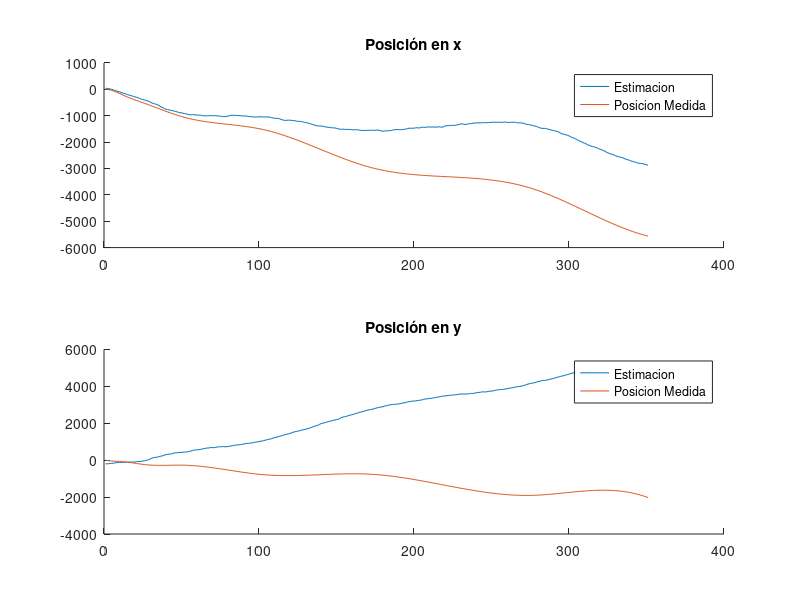
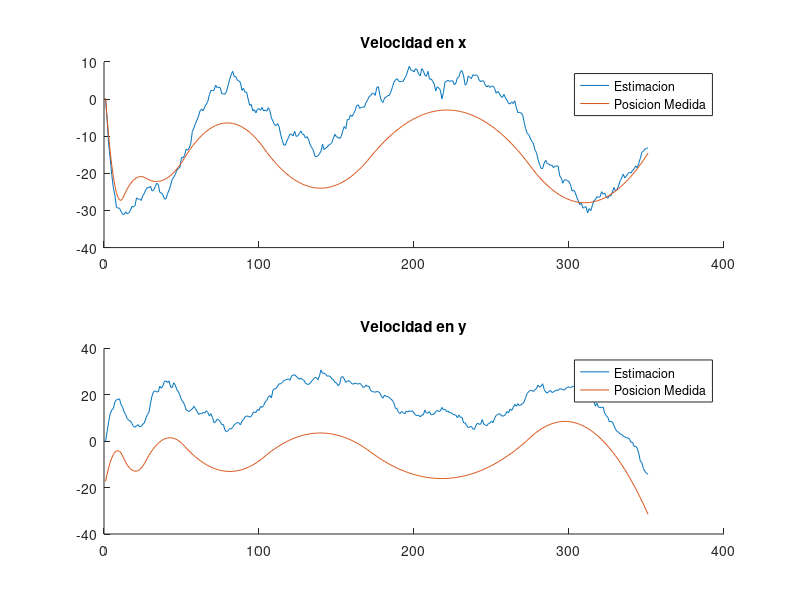
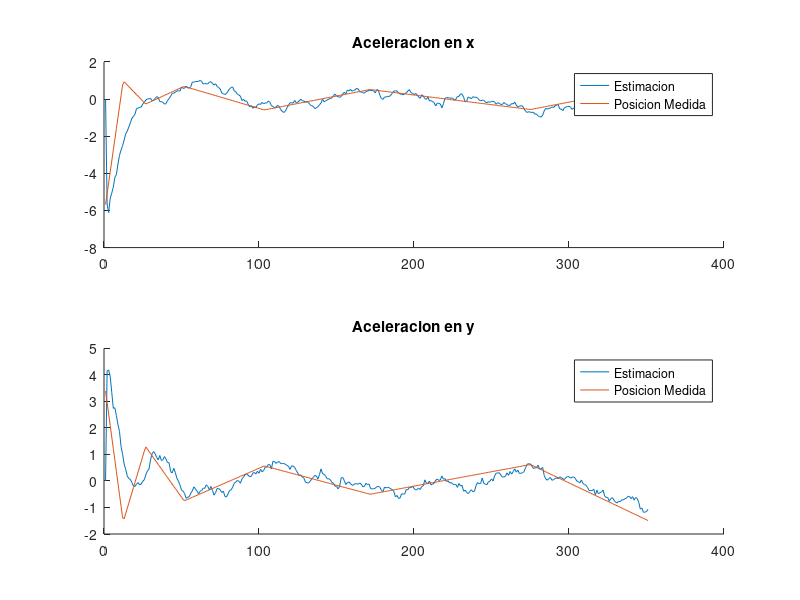
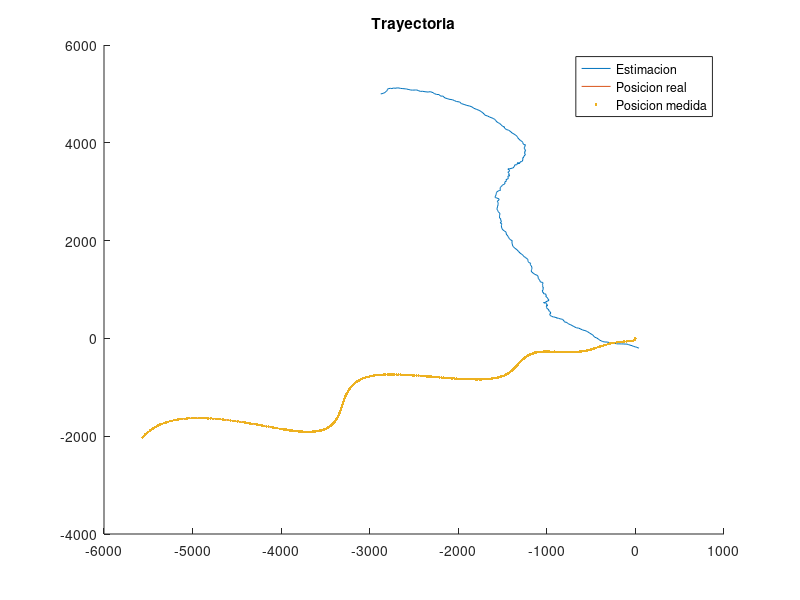

Here is the MATLAB script that generated these plots, in order:
clear all
close all
clc

load('tp3_kalman.mat');
%%%%%%%%%%%%%%%%%%%%%%%%%%%%%%%%%%%%%%%%%%%%%%%%%%%%%%%%%%%%%%%%%%%%%%%%%%%

%toEvaluate= 'position';
%toEvaluate= 'velocity';
toEvaluate= 'aceleration';
%toEvaluate= 'position and velocity';

%Auxiliares
I = [1,0;0,1];
O = zeros(size(I));
O_6 =[O,O,O;O,O,O;O,O,O];
final = length(p) ;
Xsave = [];
E = [];

%Parametros del modelo continuo
sigma_a_dot = 10^-1 ;
q = sigma_a_dot^2*I;
Q = [O,O,O;O,O,O;O,O,q]; %Cov ruido de proceso
A=[O,I,O;O,O,I;O,O,O];

sigma_p = sqrt(100);
sigma_v = sqrt(10);
sigma_a = sqrt(1);

if (strcmp(toEvaluate,'position'))
    C=[I,O,O];
    R = diag([sigma_p^2 sigma_p^2]);
end
if (strcmp(toEvaluate,'velocity'))
  	C=[O,I,O];
    R = diag([sigma_v^2 sigma_v^2]);
end
if (strcmp(toEvaluate,'aceleration'))
  	C=[O,O,I];
    R = diag([sigma_a^2 sigma_a^2]);
end
% if (strcmp(toEvaluate,'position and velocity'))
%   	C=[I,O,O;O,I,O];
%     R = diag([sigma_p^2 sigma_p^2 sigma_v^2 sigma_v^2]);
%  
% end
etha = mvnrnd(zeros(length(R),1),R,final)';

%Discretizacion
%h=1;
Ad = expm(A*h);
Qd = [q*h^5/20,q*h^4/8,q*h^3/6;q*h^4/8,q*h^3/3,q*h^2/2;q*h^3/6,q*h^2/2,q*h];

%Condiciones Iniciales
x0_0 = [40 -200 0 0 0 0]';
P0_0 = diag([10^4 10^4 10^2 10^2 10 10 ]);

%Test de Observabilidad
L = rank(obsv(Ad,C));
if (L == length(Ad))
    disp('El sistema es completamente observable')
else
    disp('El sistema NO es completamente observable')
end
disp(['La cantidad de estados observables es: ',num2str(L)])

%Algoritmo de Kalman
for k = 1:final
    
    %Inicializacion
    if k == 1
        X_kminus_kminus = x0_0;
        P_kminus_kminus = P0_0;
    else
        X_kminus_kminus = X_k_k;
        P_kminus_kminus = P_k_k;
    end
    
    %Valor de la medicion 
    if (strcmp(toEvaluate,'position'))
        Yk = [p(k,:)]'+ etha(:,k);
    end
    if (strcmp(toEvaluate,'velocity'))
        Yk = [v(k,:)]'+ etha(:,k);
    end
    if (strcmp(toEvaluate,'aceleration'))
        Yk = [a(k,:)]'+ etha(:,k);
    end
    if (strcmp(toEvaluate,'position and velocity'))
        Yk = [p(k,:)' ; v(k,:)']+ etha(:,k);
    end

    %Prediccion
    X_k_kminus = Ad * X_kminus_kminus ;
    P_k_kminus = Ad * P_kminus_kminus * Ad' + Qd ;
    
    %Actualizacion
    K_k =  P_k_kminus * C' * inv( C * P_k_kminus * C' + R);
    X_k_k =  X_k_kminus + K_k * (Yk - C * X_k_kminus );
    P_k_k = (eye(size(K_k*C)) - K_k*C) * P_k_kminus ;
    %P_k_k = (eye(size(K_k*C)) - K_k * C)* P_k_kminus * (eye(size(K_k*C)) - K_k*C)' +  K_k * R * K_k';

    Xsave = [Xsave (X_kminus_kminus) ];
    E =[E (Yk - C * X_k_kminus )];
end
%% Comparacion de Estados y Estimaciones

%Posicion en X
figure(1)
subplot(2,1,1)
hold on
plot(1:final,Xsave(1,:))
plot(1:final,p(:,1))
legend({'Estimacion','Posicion Medida'})
title('Posición en x')

%Posicion en Y
subplot(2,1,2)
hold on
plot(1:final,Xsave(2,:))
plot(1:final,p(:,2))
legend({'Estimacion','Posicion Medida'})
title('Posición en y')
saveas(gcf, 'posicion.png')

%Velocidad en X
figure(2)
subplot(2,1,1)
hold on
plot(1:final,Xsave(3,:))
plot(1:final,v(:,1))
legend({'Estimacion','Posicion Medida'})
title('Velocidad en x')

%Velocidad en Y
subplot(2,1,2)
hold on
plot(1:final,Xsave(4,:))
plot(1:final,v(:,2))
legend({'Estimacion','Posicion Medida'})
title('Velocidad en y')
saveas(gcf, 'velocidad.png')

%Aceleracion en X
figure(3)
subplot(2,1,1)
hold on
plot(1:final,Xsave(5,:))
plot(1:final,a(:,1))
legend({'Estimacion','Posicion Medida'})
title('Aceleracion en x')

%Aceleracion en Y
subplot(2,1,2)
hold on
plot(1:final,Xsave(6,:))
plot(1:final,a(:,2))
legend({'Estimacion','Posicion Medida'})
title('Aceleracion en y')
saveas(gcf, 'aceleracion.png')

%Trayectoria
figure (4)
hold on
plot(Xsave(1,:),Xsave(2,:))
plot(p(:,1),p(:,2))
plot(p(:,1)' + etha(1,:),p(:,2)' + etha(2,:), 'linestyle', 'none', ...
    'marker', '.')
legend({'Estimacion','Posicion real', 'Posicion medida'})
title('Trayectoria')
saveas(gcf, 'trayectoria.png')

%Autocorrelacion de la innovacion
figure(5)
title('Autocorrelacion de la innovación')
subplot(2,1,1)
[c,lags] = xcov(E(1,:));
stem(lags,c)
subplot(2,1,2)
[c,lags] = xcov(E(2,:));
stem(lags,c)
saveas(gcf, 'innovacion.png')

%Trayectoria con zoom
figure (6)
hold on
plot(Xsave(1,:),Xsave(2,:))
plot(p(:,1),p(:,2))
plot(p(:,1)' + etha(1,:),p(:,2)' + etha(2,:), 'linestyle', 'none', ...
    'marker', '.')
legend({'Estimacion','Posicion real', 'Posicion medida'})
title('Trayectoria - Con aumento')
xlim([-5000 -3000])
saveas(gcf, 'trayectoria_aumento.png')




